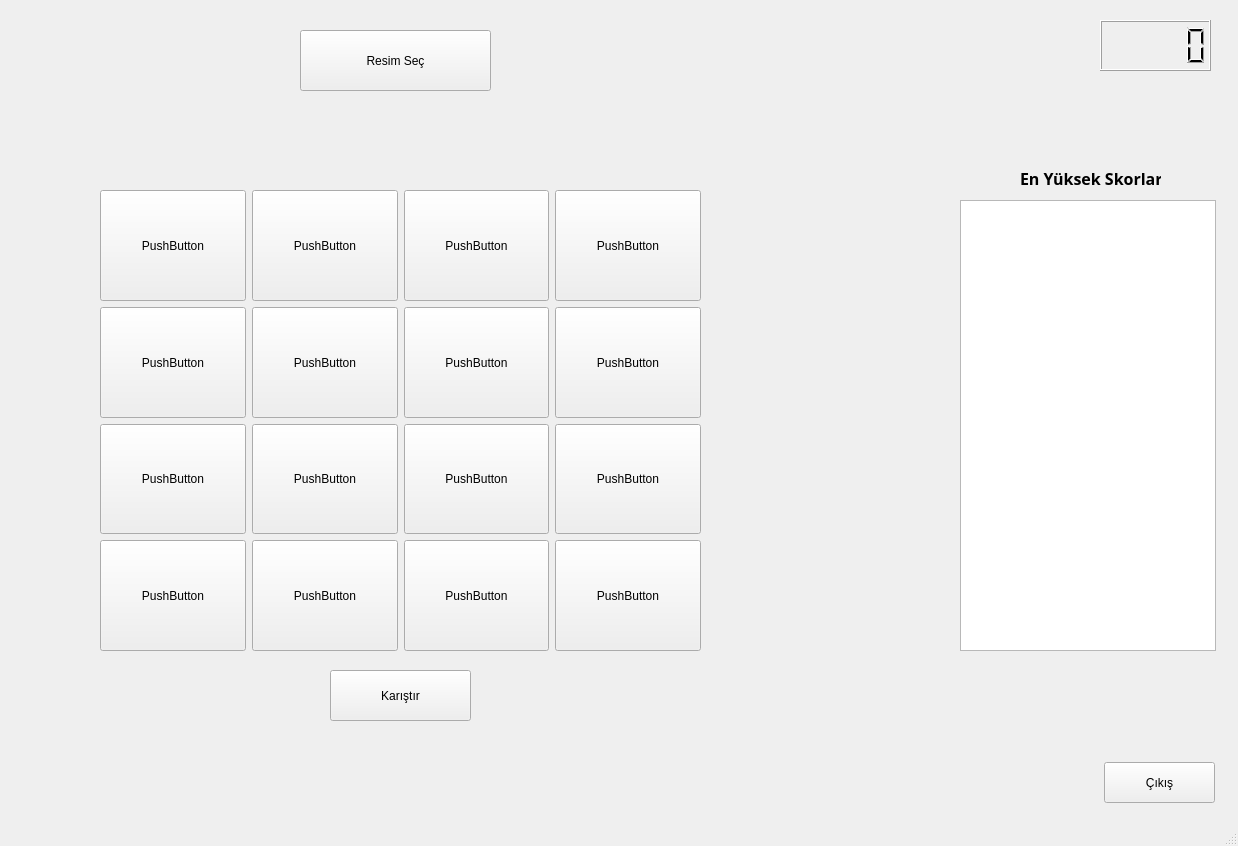
<?xml version="1.0" encoding="UTF-8"?>
<ui version="4.0">
 <class>MainWindow</class>
 <widget class="QMainWindow" name="MainWindow">
  <property name="geometry">
   <rect>
    <x>0</x>
    <y>0</y>
    <width>1238</width>
    <height>846</height>
   </rect>
  </property>
  <property name="windowTitle">
   <string>Puzzle Oyunu</string>
  </property>
  <property name="windowIcon">
   <iconset>
    <normaloff>../puzzle-oyunu/images/icon.png</normaloff>../puzzle-oyunu/images/icon.png</iconset>
  </property>
  <widget class="QWidget" name="centralwidget">
   <widget class="QPushButton" name="button_resim_sec">
    <property name="geometry">
     <rect>
      <x>300</x>
      <y>30</y>
      <width>191</width>
      <height>61</height>
     </rect>
    </property>
    <property name="text">
     <string>Resim Seç</string>
    </property>
   </widget>
   <widget class="QWidget" name="gridLayoutWidget">
    <property name="geometry">
     <rect>
      <x>100</x>
      <y>190</y>
      <width>601</width>
      <height>461</height>
     </rect>
    </property>
    <layout class="QGridLayout" name="gridLayout_2">
     <item row="0" column="0">
      <widget class="QPushButton" name="button_parca1">
       <property name="sizePolicy">
        <sizepolicy hsizetype="Minimum" vsizetype="Minimum">
         <horstretch>0</horstretch>
         <verstretch>0</verstretch>
        </sizepolicy>
       </property>
       <property name="minimumSize">
        <size>
         <width>100</width>
         <height>100</height>
        </size>
       </property>
       <property name="text">
        <string>PushButton</string>
       </property>
      </widget>
     </item>
     <item row="0" column="2">
      <widget class="QPushButton" name="button_parca3">
       <property name="sizePolicy">
        <sizepolicy hsizetype="Minimum" vsizetype="Minimum">
         <horstretch>0</horstretch>
         <verstretch>0</verstretch>
        </sizepolicy>
       </property>
       <property name="text">
        <string>PushButton</string>
       </property>
      </widget>
     </item>
     <item row="0" column="1">
      <widget class="QPushButton" name="button_parca2">
       <property name="sizePolicy">
        <sizepolicy hsizetype="Minimum" vsizetype="Minimum">
         <horstretch>0</horstretch>
         <verstretch>0</verstretch>
        </sizepolicy>
       </property>
       <property name="text">
        <string>PushButton</string>
       </property>
      </widget>
     </item>
     <item row="1" column="0">
      <widget class="QPushButton" name="button_parca5">
       <property name="sizePolicy">
        <sizepolicy hsizetype="Minimum" vsizetype="Minimum">
         <horstretch>0</horstretch>
         <verstretch>0</verstretch>
        </sizepolicy>
       </property>
       <property name="text">
        <string>PushButton</string>
       </property>
      </widget>
     </item>
     <item row="0" column="3">
      <widget class="QPushButton" name="button_parca4">
       <property name="sizePolicy">
        <sizepolicy hsizetype="Minimum" vsizetype="Minimum">
         <horstretch>0</horstretch>
         <verstretch>0</verstretch>
        </sizepolicy>
       </property>
       <property name="text">
        <string>PushButton</string>
       </property>
      </widget>
     </item>
     <item row="2" column="0">
      <widget class="QPushButton" name="button_parca9">
       <property name="sizePolicy">
        <sizepolicy hsizetype="Minimum" vsizetype="Minimum">
         <horstretch>0</horstretch>
         <verstretch>0</verstretch>
        </sizepolicy>
       </property>
       <property name="minimumSize">
        <size>
         <width>100</width>
         <height>100</height>
        </size>
       </property>
       <property name="text">
        <string>PushButton</string>
       </property>
      </widget>
     </item>
     <item row="3" column="0">
      <widget class="QPushButton" name="button_parca13">
       <property name="sizePolicy">
        <sizepolicy hsizetype="Minimum" vsizetype="Minimum">
         <horstretch>0</horstretch>
         <verstretch>0</verstretch>
        </sizepolicy>
       </property>
       <property name="text">
        <string>PushButton</string>
       </property>
      </widget>
     </item>
     <item row="1" column="1">
      <widget class="QPushButton" name="button_parca6">
       <property name="sizePolicy">
        <sizepolicy hsizetype="Minimum" vsizetype="Minimum">
         <horstretch>0</horstretch>
         <verstretch>0</verstretch>
        </sizepolicy>
       </property>
       <property name="text">
        <string>PushButton</string>
       </property>
      </widget>
     </item>
     <item row="1" column="2">
      <widget class="QPushButton" name="button_parca7">
       <property name="sizePolicy">
        <sizepolicy hsizetype="Minimum" vsizetype="Minimum">
         <horstretch>0</horstretch>
         <verstretch>0</verstretch>
        </sizepolicy>
       </property>
       <property name="text">
        <string>PushButton</string>
       </property>
      </widget>
     </item>
     <item row="1" column="3">
      <widget class="QPushButton" name="button_parca8">
       <property name="sizePolicy">
        <sizepolicy hsizetype="Minimum" vsizetype="Minimum">
         <horstretch>0</horstretch>
         <verstretch>0</verstretch>
        </sizepolicy>
       </property>
       <property name="minimumSize">
        <size>
         <width>100</width>
         <height>100</height>
        </size>
       </property>
       <property name="text">
        <string>PushButton</string>
       </property>
      </widget>
     </item>
     <item row="2" column="1">
      <widget class="QPushButton" name="button_parca10">
       <property name="sizePolicy">
        <sizepolicy hsizetype="Minimum" vsizetype="Minimum">
         <horstretch>0</horstretch>
         <verstretch>0</verstretch>
        </sizepolicy>
       </property>
       <property name="text">
        <string>PushButton</string>
       </property>
      </widget>
     </item>
     <item row="2" column="2">
      <widget class="QPushButton" name="button_parca11">
       <property name="sizePolicy">
        <sizepolicy hsizetype="Minimum" vsizetype="Minimum">
         <horstretch>0</horstretch>
         <verstretch>0</verstretch>
        </sizepolicy>
       </property>
       <property name="text">
        <string>PushButton</string>
       </property>
      </widget>
     </item>
     <item row="2" column="3">
      <widget class="QPushButton" name="button_parca12">
       <property name="sizePolicy">
        <sizepolicy hsizetype="Minimum" vsizetype="Minimum">
         <horstretch>0</horstretch>
         <verstretch>0</verstretch>
        </sizepolicy>
       </property>
       <property name="text">
        <string>PushButton</string>
       </property>
      </widget>
     </item>
     <item row="3" column="1">
      <widget class="QPushButton" name="button_parca14">
       <property name="sizePolicy">
        <sizepolicy hsizetype="Minimum" vsizetype="Minimum">
         <horstretch>0</horstretch>
         <verstretch>0</verstretch>
        </sizepolicy>
       </property>
       <property name="text">
        <string>PushButton</string>
       </property>
      </widget>
     </item>
     <item row="3" column="2">
      <widget class="QPushButton" name="button_parca15">
       <property name="sizePolicy">
        <sizepolicy hsizetype="Minimum" vsizetype="Minimum">
         <horstretch>0</horstretch>
         <verstretch>0</verstretch>
        </sizepolicy>
       </property>
       <property name="text">
        <string>PushButton</string>
       </property>
      </widget>
     </item>
     <item row="3" column="3">
      <widget class="QPushButton" name="button_parca16">
       <property name="sizePolicy">
        <sizepolicy hsizetype="Minimum" vsizetype="Minimum">
         <horstretch>0</horstretch>
         <verstretch>0</verstretch>
        </sizepolicy>
       </property>
       <property name="minimumSize">
        <size>
         <width>100</width>
         <height>100</height>
        </size>
       </property>
       <property name="text">
        <string>PushButton</string>
       </property>
      </widget>
     </item>
    </layout>
   </widget>
   <widget class="QLCDNumber" name="lcdNumber_skor">
    <property name="geometry">
     <rect>
      <x>1100</x>
      <y>20</y>
      <width>111</width>
      <height>51</height>
     </rect>
    </property>
   </widget>
   <widget class="QListWidget" name="listWidget_skorlar">
    <property name="geometry">
     <rect>
      <x>960</x>
      <y>200</y>
      <width>256</width>
      <height>451</height>
     </rect>
    </property>
   </widget>
   <widget class="QPushButton" name="button_karistir">
    <property name="geometry">
     <rect>
      <x>330</x>
      <y>670</y>
      <width>141</width>
      <height>51</height>
     </rect>
    </property>
    <property name="text">
     <string>Karıştır</string>
    </property>
   </widget>
   <widget class="QPushButton" name="button_cikis">
    <property name="geometry">
     <rect>
      <x>1104</x>
      <y>762</y>
      <width>111</width>
      <height>41</height>
     </rect>
    </property>
    <property name="text">
     <string>Çıkış</string>
    </property>
   </widget>
   <widget class="QLabel" name="label_en_yuksek_skor">
    <property name="geometry">
     <rect>
      <x>1020</x>
      <y>170</y>
      <width>141</width>
      <height>16</height>
     </rect>
    </property>
    <property name="font">
     <font>
      <family>Century Gothic</family>
      <pointsize>12</pointsize>
      <weight>75</weight>
      <italic>false</italic>
      <bold>true</bold>
     </font>
    </property>
    <property name="text">
     <string>En Yüksek Skorlar</string>
    </property>
   </widget>
  </widget>
  <widget class="QMenuBar" name="menubar">
   <property name="geometry">
    <rect>
     <x>0</x>
     <y>0</y>
     <width>1238</width>
     <height>21</height>
    </rect>
   </property>
  </widget>
  <widget class="QStatusBar" name="statusbar"/>
 </widget>
 <resources/>
 <connections/>
</ui>
